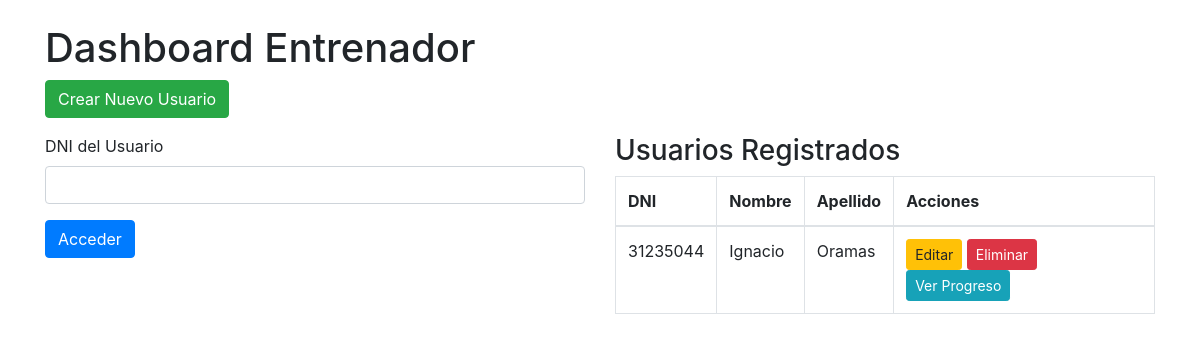
The app's page /dashboard_entrenador (signed in) with its own data.
### tables this page shows
CREATE TABLE Usuarios (
    id INTEGER PRIMARY KEY AUTOINCREMENT,
    dni TEXT UNIQUE NOT NULL,
    nombre TEXT NOT NULL,
    apellido TEXT NOT NULL,
    altura FLOAT NOT NULL,
    peso_inicial FLOAT NOT NULL,
    peso_ideal FLOAT,
    entrenador_id INTEGER,
    FOREIGN KEY (entrenador_id) REFERENCES Entrenador (id)
);

### index.py (the view)
@app.route('/dashboard_entrenador', methods=['GET', 'POST'])
def dashboard_entrenador():
    if 'user_id' not in session:
        return redirect('/login')
    form = AccesoUsuarioForm()
    usuarios = obtener_usuarios_entrenador(session['user_id'])
    if form.validate_on_submit():
        usuario = obtener_usuario_por_dni(form.dni.data)
        if usuario:
            return redirect(f'/dashboard_usuario/{usuario["dni"]}')
        flash('Usuario no encontrado', 'error')
    return render_template('dashboard_entrenador.html', form=form, usuarios=usuarios)

### index.py
class AccesoUsuarioForm(FlaskForm):
    dni = StringField('DNI del Usuario', validators=[DataRequired()])
    submit = SubmitField('Acceder')

### database.py (called while the page is built)
def get_db():
    conn = sqlite3.connect(DATABASE)
    conn.row_factory = sqlite3.Row
    return conn

def obtener_usuarios_entrenador(entrenador_id):
    conn = get_db()
    usuarios = conn.execute('SELECT * FROM Usuarios WHERE entrenador_id = ?', (entrenador_id,)).fetchall()
    conn.close()
    return usuarios

### templates/dashboard_entrenador.html (shortened to what this page needs)
<!DOCTYPE html>
<html>
<head>
    <link rel="stylesheet" href="https://stackpath.bootstrapcdn.com/bootstrap/4.5.2/css/bootstrap.min.css">
</head>
<body>
    <div class="container mt-4">
        <h1>Dashboard Entrenador</h1>
        <a href="/crear_usuario" class="btn btn-success mb-3">Crear Nuevo Usuario</a>
        <div class="row">
            <div class="col-md-6">
                <form method="POST">
                    <div class="form-group">
                        {{ form.dni.label }}
                        {{ form.dni(class="form-control") }}
                    </div>
                    {{ form.submit(class="btn btn-primary") }}
                </form>
            </div>
            <div class="col-md-6">
                <h3>Usuarios Registrados</h3>
                <table class="table table-bordered">
                    <thead>
                        <tr>
                            <th>DNI</th>
                            <th>Nombre</th>
                            <th>Apellido</th>
                            <th>Acciones</th>
                        </tr>
                    </thead>
                    <tbody>
                        {% for usuario in usuarios %}
                        <tr>
                            <td>{{ usuario.dni }}</td>
                            <td>{{ usuario.nombre }}</td>
                            <td>{{ usuario.apellido }}</td>
                            <td>
                                <a href="/editar_usuario/{{ usuario.id }}" class="btn btn-warning btn-sm">Editar</a>
                                <a href="/eliminar_usuario/{{ usuario.id }}" class="btn btn-danger btn-sm">Eliminar</a>
                                <a href="/dashboard_usuario/{{ usuario.dni }}" class="btn btn-info btn-sm">Ver Progreso</a>
                            </td>
                        </tr>
                        {% endfor %}
                    </tbody>
                </table>
            </div>
        </div>
    </div>
</body>
</html>

### records on screen
Usuarios: dni "31235044", nombre "Ignacio", apellido "Oramas"
